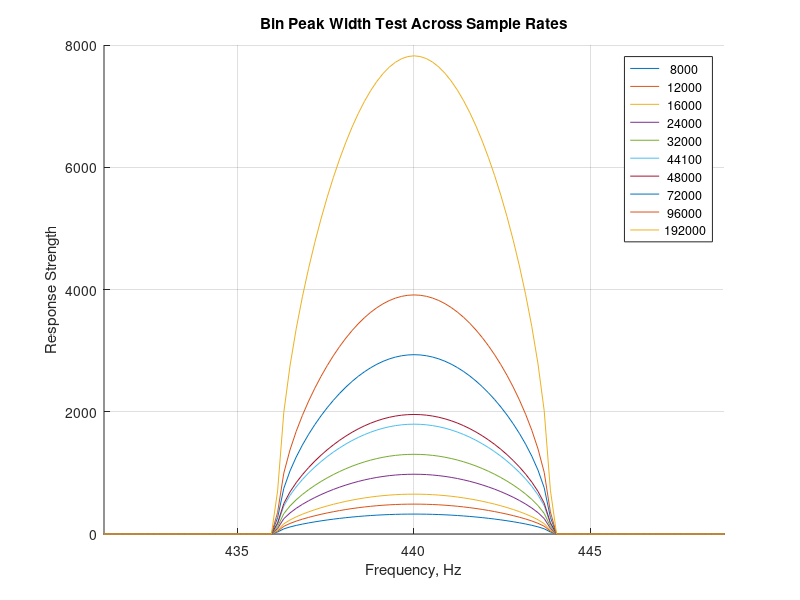
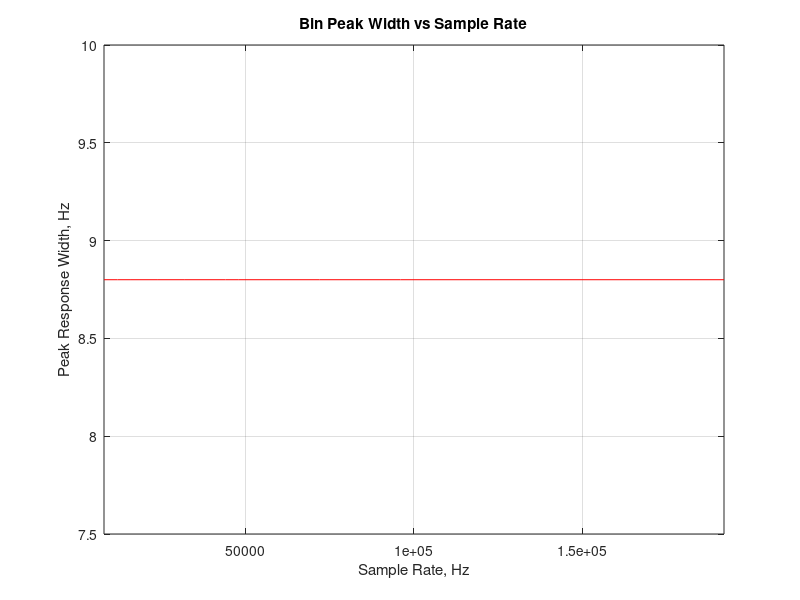

These figures' MATLAB source, in order:
% This script is used to check how NC peak width responds to different sample rates.


SampleRates = [8000 12000 16000 24000 32000 44100 48000 72000 96000 192000];
BinCenter = 440;
PlotPointCount = 5000;
BaseWindowSize = 1024;

PeakWidths = zeros(1, length(SampleRates));

figure(1);
hold on;

for SRIndex = 1:length(SampleRates)
    SampleRate = SampleRates(SRIndex);

    % This scales the window size to match the increase in sample rate, keeping a constant time period of input signal.
    WindowSize = ceil(BaseWindowSize / SampleRates(1) * SampleRate);
    
    t = 0:(1 / SampleRate):(WindowSize / SampleRate);
    PlotRange = BinCenter;
    FreqStepSize = ((PlotRange * 2) / PlotPointCount);
    InputFrequencies = (BinCenter - PlotRange):FreqStepSize:(BinCenter + PlotRange);

    NCOffset = SampleRate / WindowSize;
    NCBinCenterL = BinCenter - (NCOffset / 2);
    NCBinCenterR = BinCenter + (NCOffset / 2);

    NCSinL = sin(t(1:WindowSize) .* (2 * pi * NCBinCenterL));
    NCCosL = cos(t(1:WindowSize) .* (2 * pi * NCBinCenterL));
    NCSinR = sin(t(1:WindowSize) .* (2 * pi * NCBinCenterR));
    NCCosR = cos(t(1:WindowSize) .* (2 * pi * NCBinCenterR));

    NCMagnitudes = zeros(1, PlotPointCount + 1);

    for FreqIndex = 1:(PlotPointCount + 1)
        Freq = InputFrequencies(FreqIndex);
        InputSin = sin(t(1:WindowSize) .* (2 * pi * Freq));
    
        NCSinProductsL = sum(InputSin .* NCSinL);
        NCCosProductsL = sum(InputSin .* NCCosL);
        NCSinProductsR = sum(InputSin .* NCSinR);
        NCCosProductsR = sum(InputSin .* NCCosR);
        NCMag = (NCSinProductsL * NCSinProductsR) + (NCCosProductsL * NCCosProductsR);
        NCMag = max(0, -NCMag);
        NCMagnitudes(FreqIndex) = sqrt(NCMag);
    end

    plot(InputFrequencies, NCMagnitudes);

    ZeroIndex = find(NCMagnitudes(floor(length(NCMagnitudes) / 2):end) == 0, 1, 'first');
    PeakWidths(SRIndex) = ZeroIndex * 2 * FreqStepSize;
end

hold off;
xlim([BinCenter - PeakWidths(end), BinCenter + PeakWidths(end)]);
title("Bin Peak Width Test Across Sample Rates");
xlabel("Frequency, Hz");
ylabel("Response Strength");
legend(num2str(SampleRates.'));
grid on;

%% Summary Plot
figure(2);
plot(SampleRates, PeakWidths, "-r");
xlim([SampleRates(1), SampleRates(end)]);
%ylim([0, BinCenter + PlotRange]);
title("Bin Peak Width vs Sample Rate");
xlabel("Sample Rate, Hz");
ylabel("Peak Response Width, Hz");
% legend("ColorChord Lower", "ColorChord Upper", "NC Lower", "NC Upper"); %, "FFT", "NC FFT"
grid on;